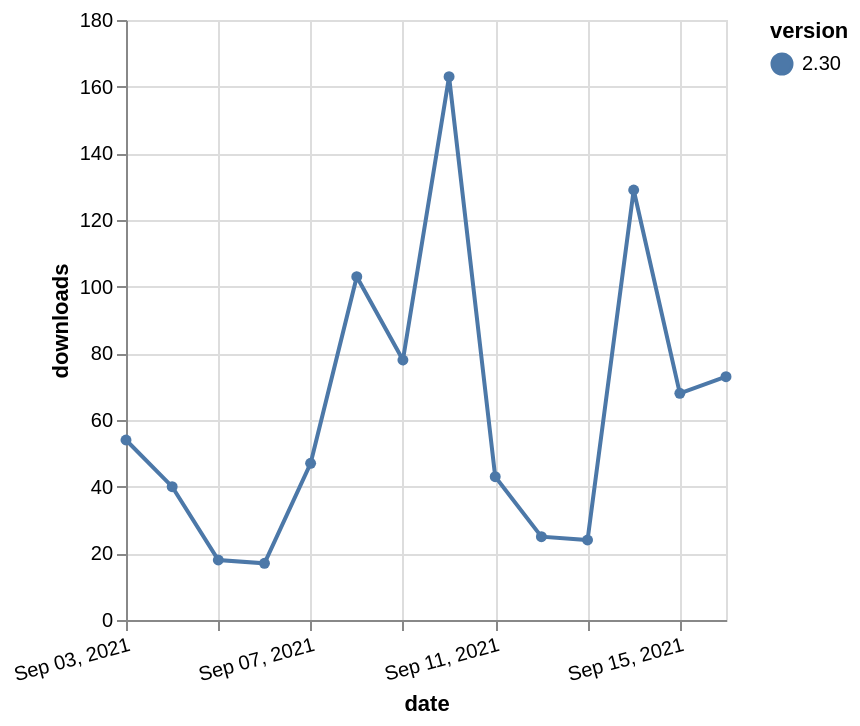

The specification (Vega-Lite) saved for this image:
### Vega-Lite specification from a JSON file in a GitHub repository (floating-point values rounded to 4 significant figures)
{"$schema": "https://vega.github.io/schema/vega-lite/v5.json", "description": "A simple bar chart with embedded data.", "data": {"values": [{"date": "2021-09-03", "total": 79817, "delta": 54, "version": "2.30"}, {"date": "2021-09-04", "total": 79857, "delta": 40, "version": "2.30"}, {"date": "2021-09-05", "total": 79875, "delta": 18, "version": "2.30"}, {"date": "2021-09-06", "total": 79892, "delta": 17, "version": "2.30"}, {"date": "2021-09-07", "total": 79939, "delta": 47, "version": "2.30"}, {"date": "2021-09-08", "total": 80042, "delta": 103, "version": "2.30"}, {"date": "2021-09-09", "total": 80120, "delta": 78, "version": "2.30"}, {"date": "2021-09-10", "total": 80283, "delta": 163, "version": "2.30"}, {"date": "2021-09-11", "total": 80326, "delta": 43, "version": "2.30"}, {"date": "2021-09-12", "total": 80351, "delta": 25, "version": "2.30"}, {"date": "2021-09-13", "total": 80375, "delta": 24, "version": "2.30"}, {"date": "2021-09-14", "total": 80504, "delta": 129, "version": "2.30"}, {"date": "2021-09-15", "total": 80572, "delta": 68, "version": "2.30"}, {"date": "2021-09-16", "total": 80645, "delta": 73, "version": "2.30"}]}, "width": "container", "mark": {"type": "line", "point": {"filled": true}}, "encoding": {"x": {"field": "date", "type": "temporal", "timeUnit": "yearmonthdate", "title": "date", "axis": {"labelAngle": -15}}, "y": {"field": "delta", "type": "quantitative", "title": "downloads"}, "color": {"field": "version", "type": "nominal"}, "tooltip": {"field": "delta"}}}
